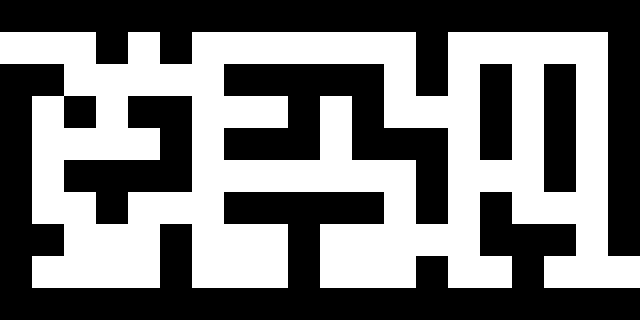

Tiled map render using the project's own tile images. Description and the whole map definition, tile-layer contents included, below:
An orthogonal 20x10 tile map with 32x32 px tiles, 1 tile layer (Calque de Tuiles 1).

<map version="1.10" tiledversion="1.10.2" orientation="orthogonal" renderorder="right-down" width="20" height="10" tilewidth="32" tileheight="32" infinite="0" nextlayerid="2" nextobjectid="1">
 <tileset firstgid="1" source="laby_tuiles.tsx" />
 <layer id="1" name="Calque de Tuiles 1" width="20" height="10">
  <data encoding="csv">
2,2,2,2,2,2,2,2,2,2,2,2,2,2,2,2,2,2,2,2,
1,1,1,2,1,2,1,1,1,1,1,1,1,2,1,1,1,1,1,2,
2,2,1,1,1,1,1,2,2,2,2,2,1,2,1,2,1,2,1,2,
2,1,2,1,2,2,1,1,1,2,1,2,1,1,1,2,1,2,1,2,
2,1,1,1,1,2,1,2,2,2,1,2,2,2,1,2,1,2,1,2,
2,1,2,2,2,2,1,1,1,1,1,1,1,2,1,1,1,2,1,2,
2,1,1,2,1,1,1,2,2,2,2,2,1,2,1,2,1,1,1,2,
2,2,1,1,1,2,1,1,1,2,1,1,1,1,1,2,2,2,1,2,
2,1,1,1,1,2,1,1,1,2,1,1,1,2,1,1,2,1,1,1,
2,2,2,2,2,2,2,2,2,2,2,2,2,2,2,2,2,2,2,2
</data>
 </layer>
</map>